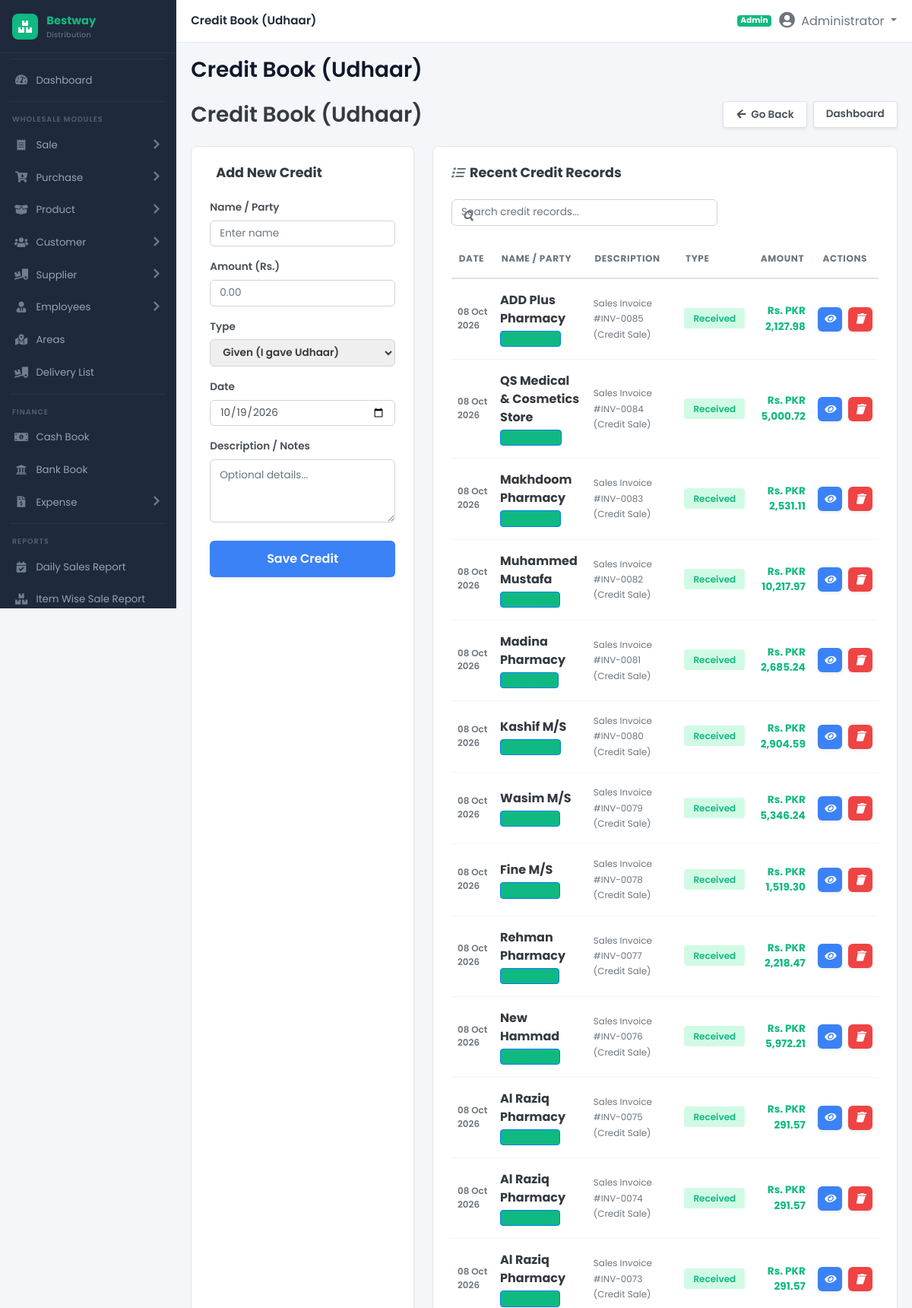
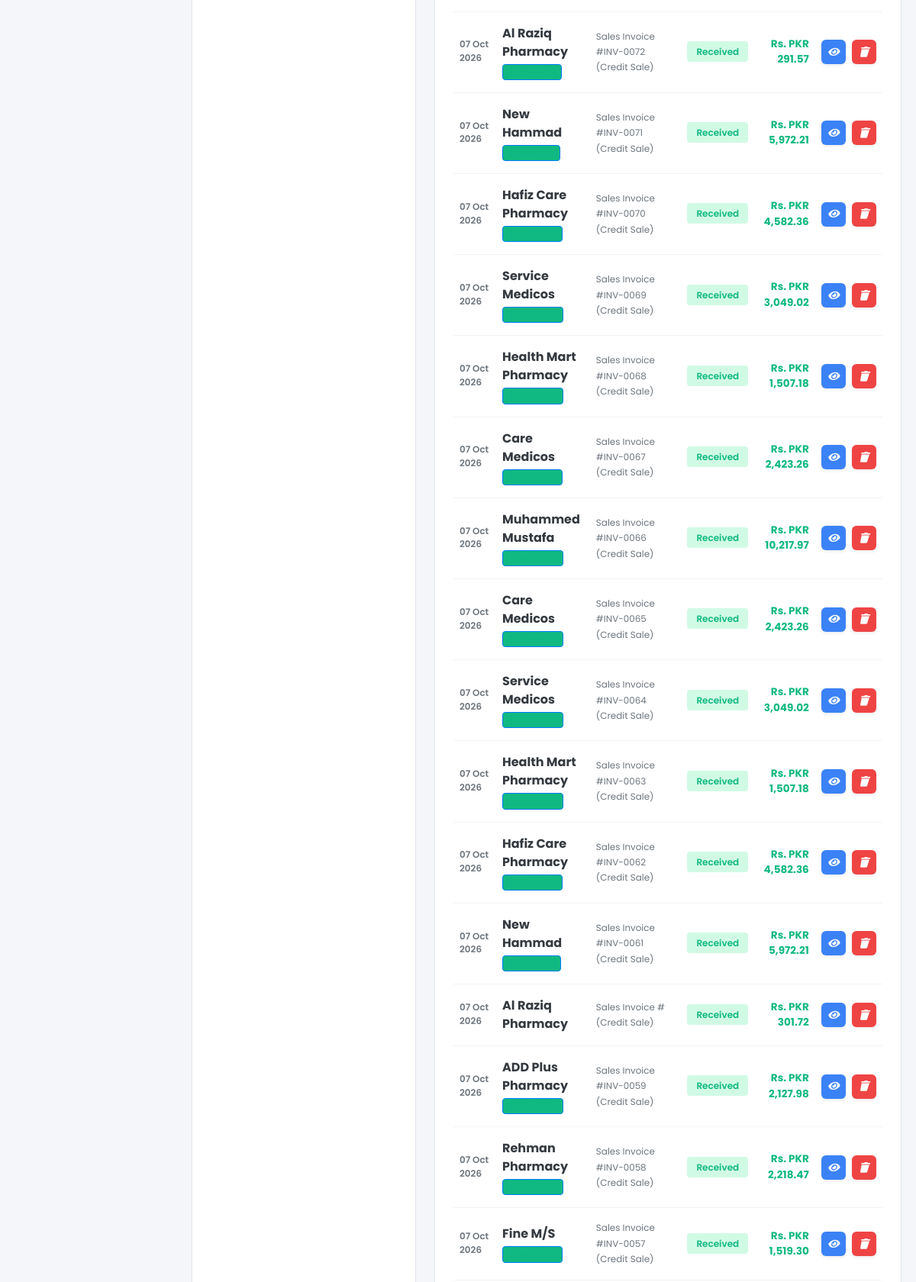
/modules/accounts/credit.php (signed in, upper part), run on the app's committed database (2 pictures, top to bottom).
### tables this page shows
CREATE TABLE IF NOT EXISTS `udhaar_book` (
  `id` INT AUTO_INCREMENT PRIMARY KEY,
  `party_name` VARCHAR(150) NOT NULL,
  `invoice_no` VARCHAR(100) NULL,
  `invoice_id` INT NULL,
  `amount` DECIMAL(14,2) NOT NULL DEFAULT 0.00,
  `type` ENUM('Payable', 'Receivable') DEFAULT 'Receivable',
  `credit_date` DATE NOT NULL,
  `description` TEXT NULL,
  INDEX (`party_name`),
  INDEX (`invoice_no`),
  INDEX (`credit_date`)
);

### includes/functions.php (called while the page is built, shortened)
<?php
if (!function_exists('format_currency')) {
    function format_currency($amount) {
        return 'PKR ' . number_format((float)$amount, 2);
    }
}

### modules/accounts/credit.php (the view, shortened to what this page needs)
<?php
require_once __DIR__ . '/../../includes/header.php';
$records = [];
if ($db_connected && $pdo) {
    try {
        $records = $pdo->query("SELECT * FROM udhaar_book ORDER BY credit_date DESC, id DESC")->fetchAll();
    } catch (Exception $e) {}
}
?>
<div class="d-flex align-items-center justify-content-between mb-4 no-print">
    <h3 class="fw-bold mb-0 text-dark">Credit Book (Udhaar)</h3>
    <div class="d-flex gap-2">
        <button class="btn-top shadow-sm" onclick="history.back()"><i class="fa-solid fa-arrow-left me-2"></i>Go Back</button>
        <a href="<?php echo BASE_URL; ?>dashboard.php" class="btn-top shadow-sm text-decoration-none">Dashboard</a>
    </div>
</div>
<div class="row g-4 mb-4">
    <div class="col-12 col-lg-4">
        <div class="card-panel p-4 h-100">
            <h5 class="panel-title text-dark"><i class="fa-solid fa-circle-plus text-muted fs-6"></i> <span id="formTitle">Add New Credit</span></h5>
            <form method="POST" action="" id="creditForm">
                <div class="mb-3">
                    <label class="form-label-custom">Name / Party</label>
                    <input type="text" name="party_name" id="f_party_name" class="form-control form-control-custom" placeholder="Enter name" required>
                </div>
                <div class="mb-3">
                    <label class="form-label-custom">Amount (Rs.)</label>
                    <input type="number" step="0.01" name="amount" id="f_amount" class="form-control form-control-custom" placeholder="0.00" required>
                </div>
                <div class="mb-3">
                    <label class="form-label-custom">Type</label>
                    <select name="type" id="f_type" class="form-select form-control-custom fw-semibold text-dark">
                        <option value="Given">Given (I gave Udhaar)</option>
                    </select>
                </div>
                <div class="mb-3">
                    <label class="form-label-custom">Date</label>
                    <input type="date" name="credit_date" id="f_credit_date" class="form-control form-control-custom" value="<?php echo date('Y-m-d'); ?>" required>
                </div>
                <div class="mb-4">
                    <label class="form-label-custom">Description / Notes</label>
                    <textarea name="description" id="f_description" rows="3" class="form-control form-control-custom" placeholder="Optional details..."></textarea>
                </div>
                <button type="submit" class="btn btn-save-credit shadow-sm" id="btnSubmitForm">Save Credit</button>
            </form>
        </div>
    </div>
    <div class="col-12 col-lg-8">
        <div class="card-panel p-4 h-100">
            <h5 class="panel-title text-dark"><i class="fa-solid fa-list text-muted fs-6"></i> Recent Credit Records</h5>
            <div class="position-relative mb-4" style="max-width: 350px;">
                <i class="fa-solid fa-search position-absolute text-muted" style="top: 12px; left: 15px;"></i>
                <input type="text" id="searchInput" class="form-control form-control-custom ps-5" placeholder="Search credit records..." onkeyup="filterTable()">
            </div>
            <div class="table-responsive">
                <table class="table table-udhaar mb-0" id="creditTable">
                    <thead>
                        <tr>
                            <th style="width: 12%;">DATE</th>
                            <th style="width: 25%;">NAME / PARTY</th>
                            <th style="width: 30%;">DESCRIPTION</th>
                            <th style="width: 10%;">TYPE</th>
                            <th class="text-end" style="width: 13%;">AMOUNT</th>
                            <th class="text-center" style="width: 10%;">ACTIONS</th>
                        </tr>
                    </thead>
                    <tbody>
                        <?php if (empty($records)): ?>
                            <tr>
                                <td colspan="6" class="text-center py-5 text-muted">No credit records found.</td>
                            </tr>
                        <?php else: ?>
                            <?php foreach ($records as $r): ?>
                                <tr>
                                    <td>
                                        <div class="text-muted small fw-semibold">
                                            <?php echo date('d M', strtotime($r['credit_date'])); ?><br>
                                            <?php echo date('Y', strtotime($r['credit_date'])); ?>
                                        </div>
                                    </td>
                                    <td>
                                        <strong class="text-dark fs-6"><?php echo htmlspecialchars($r['party_name']); ?></strong>
                                        <?php if (!empty($r['invoice_no'])): ?>
                                            <br>
                                            <a href="<?php echo BASE_URL; ?>modules/sale/print_invoice.php?invoice_no=<?php echo urlencode($r['invoice_no']); ?>" target="_blank" class="badge bg-primary bg-opacity-10 text-primary border border-primary border-opacity-25 text-decoration-none mt-1 py-1 px-2" title="Click to view Invoice">
                                                <i class="fa-solid fa-file-invoice me-1"></i><?php echo htmlspecialchars($r['invoice_no']); ?>
                                            </a>
                                        <?php endif; ?>
                                    </td>
                                    <td>
                                        <span class="text-muted small"><?php echo htmlspecialchars($r['description']); ?></span>
                                    </td>
                                    <td>
                                        <?php if ($r['type'] === 'Given'): ?>
                                            <span class="badge-given">Given</span>
                                        <?php else: ?>
                                            <span class="badge-received">Received</span>
                                        <?php endif; ?>
                                    </td>
                                    <td class="text-end">
                                        <span class="<?php echo ($r['type'] === 'Given') ? 'text-amount-given' : 'text-amount-received'; ?>">
                                            Rs. <?php echo format_currency($r['amount']); ?>
                                        </span>
                                    </td>
                                    <td class="text-center">
                                        <div class="d-flex align-items-center justify-content-center gap-2">
                                            <button type="button" class="btn-action-view shadow-sm" title="View Credit Details" onclick='viewCredit(<?php echo htmlspecialchars(json_encode($r), ENT_QUOTES, "UTF-8"); ?>)'>
                                                <i class="fa-solid fa-eye fs-7"></i>
                                            </button>
                                            <form method="POST" action="" onsubmit="return confirm('Are you sure you want to delete this credit record?');" class="m-0 d-inline">
                                                <button type="submit" class="btn-action-delete shadow-sm" title="Delete Record">
                                                    <i class="fa-solid fa-trash fs-7"></i>
                                                </button>
                                            </form>
                                        </div>
                                    </td>
                                </tr>
                            <?php endforeach; ?>
                        <?php endif; ?>
                    </tbody>
                </table>
            </div>
        </div>
    </div>
</div>
<?php require_once __DIR__ . '/../../includes/footer.php'; ?>

### assets/css/style.css (style rules this page uses)
:root { --sidebar-bg: #1e293b; --sidebar-hover: #334155; --sidebar-active: #10b981; --sidebar-active-bg: rgba(16, 185, 129, 0.12); --sidebar-text: #94a3b8; --sidebar-text-hover: #ffffff; --sidebar-width: 232px; --primary: #10b981; --primary-dark: #059669; --secondary: #6366f1; --success: #10b981; --info: #0ea5e9; --warning: #f59e0b; --danger: #ef4444; --body-bg: #f8fafc; --card-bg: #ffffff; --card-shadow: 0 1px 2px rgba(0,0,0,0.05), 0 1px 3px rgba(0,0,0,0.08); --topbar-height: 56px; --sidebar-radius: 10px; }
* { margin: 0; padding: 0; box-sizing: border-box; }
body { font-family: 'Poppins', 'Inter', 'Segoe UI', system-ui, -apple-system, sans-serif; background: var(--body-bg); overflow-x: hidden; font-size: 14px; }
.text-primary { color: var(--primary) !important; }
.bg-primary { background-color: var(--primary) !important; }
.table { margin-bottom: 0; }
.table th { font-size: 0.72rem; font-weight: 700; text-transform: uppercase; letter-spacing: 0.05em; color: #64748b; border-top: none; border-bottom: 2px solid #e2e8f0; white-space: nowrap; padding: 0.65rem 0.6rem; }
.table td { vertical-align: middle; font-size: 0.85rem; padding: 0.6rem 0.6rem; border-color: #f1f5f9; }
.table tbody tr { transition: background 0.15s; }
.form-control, .form-select { border-radius: 0.4rem; border-color: #cbd5e1; font-size: 0.85rem; padding: 0.5rem 0.7rem; transition: border-color 0.2s, box-shadow 0.2s; }
select.form-control, select.form-select { height: auto; padding-top: 0.4rem; padding-bottom: 0.4rem; }
.text-end { text-align: right !important; }
.fw-bold { font-weight: 600 !important; }
.fw-semibold { font-weight: 600 !important; }
.fs-6 { font-size: 1rem !important; }
.me-1 { margin-right: 0.25rem !important; }
.me-2 { margin-right: 0.5rem !important; }
.gap-2 { gap: 0.5rem !important; }
.form-select { display: block; width: 100%; }
.fa-solid, .fa-regular { font-family: "Font Awesome 5 Free"; }
.fa-solid { font-weight: 900; }
.row.g-4 { margin-left: -0.75rem; margin-right: -0.75rem; }
.row.g-4 > .col, .row.g-4 > [class*="col-"] { padding-left: 0.75rem; padding-right: 0.75rem; }
.fa-solid { font-family: "Font Awesome 5 Free" !important; font-weight: 900 !important; }

### modules/accounts/credit.php (style rules this page uses)
body { background-color: #f4f6f9; }
.card-panel { background: #fff; border-radius: 8px; border: 1px solid #e3e6f0; box-shadow: 0 0.125rem 0.25rem rgba(0,0,0,0.02); }
.panel-title { font-size: 1.1rem; font-weight: 700; color: #2e384d; margin-bottom: 1.5rem; display: flex; align-items: center; gap: 8px; }
.form-control-custom { border-radius: 6px; border: 1px solid #ced4da; padding: 10px 12px; }
.form-label-custom { font-size: 0.85rem; font-weight: 600; color: #495057; margin-bottom: 0.4rem; }
.btn-save-credit { background-color: #3b82f6; color: #fff; border: none; font-weight: 600; padding: 12px; width: 100%; border-radius: 6px; }
.table-udhaar th { color: #6c757d; font-weight: 700; font-size: 0.75rem; text-transform: uppercase; border-bottom: 2px solid #f1f3f5; padding-bottom: 1rem; }
.table-udhaar td { vertical-align: middle; padding: 1rem 0.5rem; border-bottom: 1px solid #f1f3f5; }
.badge-received { background-color: #d1fae5; color: #10b981; padding: 5px 12px; border-radius: 4px; font-weight: 600; font-size: 0.75rem; }
.text-amount-received { color: #10b981; font-weight: 700; }
.btn-action-view { background-color: #3b82f6; color: #fff; width: 32px; height: 32px; padding: 0; display: inline-flex; align-items: center; justify-content: center; border-radius: 6px; border: none; cursor: pointer; transition: all 0.2s ease; }
.btn-action-delete { background-color: #ef4444; color: #fff; width: 32px; height: 32px; padding: 0; display: inline-flex; align-items: center; justify-content: center; border-radius: 6px; border: none; cursor: pointer; transition: all 0.2s ease; }
.btn-top { border: 1px solid #dee2e6; background-color: #fff; color: #495057; font-weight: 600; padding: 6px 16px; border-radius: 4px; font-size: 0.85rem; }

### data on the page
udhaar_book: credit_date "08 Oct", credit_date "2026", party_name "ADD Plus Pharmacy", description "Sales Invoice #INV-0085 (Credit Sale)", type "Received", amount "PKR 2,127.98"
udhaar_book: credit_date "08 Oct", credit_date "2026", party_name "QS Medical & Cosmetics Store", description "Sales Invoice #INV-0084 (Credit Sale)", type "Received", amount "PKR 5,000.72"
udhaar_book: credit_date "08 Oct", credit_date "2026", party_name "Makhdoom Pharmacy", description "Sales Invoice #INV-0083 (Credit Sale)", type "Received", amount "PKR 2,531.11"
udhaar_book: credit_date "08 Oct", credit_date "2026", party_name "Muhammed Mustafa", description "Sales Invoice #INV-0082 (Credit Sale)", type "Received", amount "PKR 10,217.97"
udhaar_book: credit_date "08 Oct", credit_date "2026", party_name "Madina Pharmacy", description "Sales Invoice #INV-0081 (Credit Sale)", type "Received", amount "PKR 2,685.24"
udhaar_book: credit_date "08 Oct", credit_date "2026", party_name "Kashif M/S", description "Sales Invoice #INV-0080 (Credit Sale)", type "Received", amount "PKR 2,904.59"
udhaar_book: credit_date "08 Oct", credit_date "2026", party_name "Wasim M/S", description "Sales Invoice #INV-0079 (Credit Sale)", type "Received", amount "PKR 5,346.24"
udhaar_book: credit_date "08 Oct", credit_date "2026", party_name "Fine M/S", description "Sales Invoice #INV-0078 (Credit Sale)", type "Received", amount "PKR 1,519.30"
udhaar_book: credit_date "08 Oct", credit_date "2026", party_name "Rehman Pharmacy", description "Sales Invoice #INV-0077 (Credit Sale)", type "Received", amount "PKR 2,218.47"
udhaar_book: credit_date "08 Oct", credit_date "2026", party_name "New Hammad", description "Sales Invoice #INV-0076 (Credit Sale)", type "Received", amount "PKR 5,972.21"
udhaar_book: credit_date "08 Oct", credit_date "2026", party_name "Al Raziq Pharmacy", description "Sales Invoice #INV-0075 (Credit Sale)", type "Received", amount "PKR 291.57"
udhaar_book: credit_date "08 Oct", credit_date "2026", party_name "Al Raziq Pharmacy", description "Sales Invoice #INV-0074 (Credit Sale)", type "Received", amount "PKR 291.57"
udhaar_book: credit_date "08 Oct", credit_date "2026", party_name "Al Raziq Pharmacy", description "Sales Invoice #INV-0073 (Credit Sale)", type "Received", amount "PKR 291.57"
udhaar_book: credit_date "07 Oct", credit_date "2026", party_name "Al Raziq Pharmacy", description "Sales Invoice #INV-0072 (Credit Sale)", type "Received", amount "PKR 291.57"
udhaar_book: credit_date "07 Oct", credit_date "2026", party_name "New Hammad", description "Sales Invoice #INV-0071 (Credit Sale)", type "Received", amount "PKR 5,972.21"
udhaar_book: credit_date "07 Oct", credit_date "2026", party_name "Hafiz Care Pharmacy", description "Sales Invoice #INV-0070 (Credit Sale)", type "Received", amount "PKR 4,582.36"
udhaar_book: credit_date "07 Oct", credit_date "2026", party_name "Service Medicos", description "Sales Invoice #INV-0069 (Credit Sale)", type "Received", amount "PKR 3,049.02"
udhaar_book: credit_date "07 Oct", credit_date "2026", party_name "Health Mart Pharmacy", description "Sales Invoice #INV-0068 (Credit Sale)", type "Received", amount "PKR 1,507.18"
udhaar_book: credit_date "07 Oct", credit_date "2026", party_name "Care Medicos", description "Sales Invoice #INV-0067 (Credit Sale)", type "Received", amount "PKR 2,423.26"
udhaar_book: credit_date "07 Oct", credit_date "2026", party_name "Muhammed Mustafa", description "Sales Invoice #INV-0066 (Credit Sale)", type "Received", amount "PKR 10,217.97"
udhaar_book: credit_date "07 Oct", credit_date "2026", party_name "Care Medicos", description "Sales Invoice #INV-0065 (Credit Sale)", type "Received", amount "PKR 2,423.26"
udhaar_book: credit_date "07 Oct", credit_date "2026", party_name "Service Medicos", description "Sales Invoice #INV-0064 (Credit Sale)", type "Received", amount "PKR 3,049.02"
udhaar_book: credit_date "07 Oct", credit_date "2026", party_name "Health Mart Pharmacy", description "Sales Invoice #INV-0063 (Credit Sale)", type "Received", amount "PKR 1,507.18"
udhaar_book: credit_date "07 Oct", credit_date "2026", party_name "Hafiz Care Pharmacy", description "Sales Invoice #INV-0062 (Credit Sale)", type "Received", amount "PKR 4,582.36"
udhaar_book: credit_date "07 Oct", credit_date "2026", party_name "New Hammad", description "Sales Invoice #INV-0061 (Credit Sale)", type "Received", amount "PKR 5,972.21"
udhaar_book: credit_date "07 Oct", credit_date "2026", party_name "Al Raziq Pharmacy", description "Sales Invoice # (Credit Sale)", type "Received", amount "PKR 301.72"
udhaar_book: credit_date "07 Oct", credit_date "2026", party_name "ADD Plus Pharmacy", description "Sales Invoice #INV-0059 (Credit Sale)", type "Received", amount "PKR 2,127.98"
udhaar_book: credit_date "07 Oct", credit_date "2026", party_name "Rehman Pharmacy", description "Sales Invoice #INV-0058 (Credit Sale)", type "Received", amount "PKR 2,218.47"
udhaar_book: credit_date "07 Oct", credit_date "2026", party_name "Fine M/S", description "Sales Invoice #INV-0057 (Credit Sale)", type "Received", amount "PKR 1,519.30"

### other printed values
$page_title "Credit Book (Udhaar)"
roleLabel($_SESSION['user_role'] ?? 'Admin') "Admin"
$_SESSION['user_fullname'] "Administrator"
